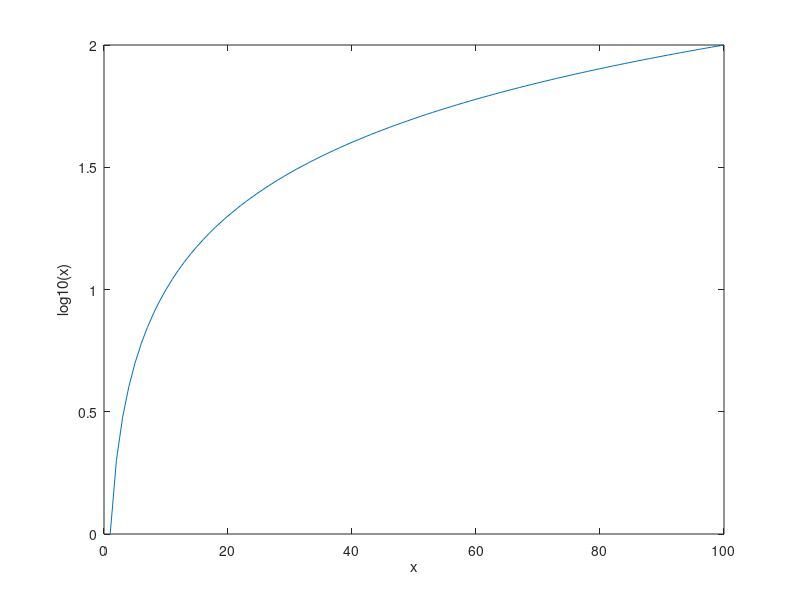

Source code (MATLAB):
% Regression test function (black blox) for FreeMat v4.0
% This function is autogenerated by helpgen.
function bbtest_success = bbtest_log10
  bbtest_success = 1;
NumErrors = 0;
try
  x = linspace(1,100);

catch
  NumErrors = NumErrors + 1;
end
try
  plot(x,log10(x))

catch
  NumErrors = NumErrors + 1;
end
try
  xlabel('x');

catch
  NumErrors = NumErrors + 1;
end
try
  ylabel('log10(x)');

catch
  NumErrors = NumErrors + 1;
end
try
  mprint('log10plot');

catch
  NumErrors = NumErrors + 1;
end
if (NumErrors ~= 0) bbtest_success = 0; return; end
